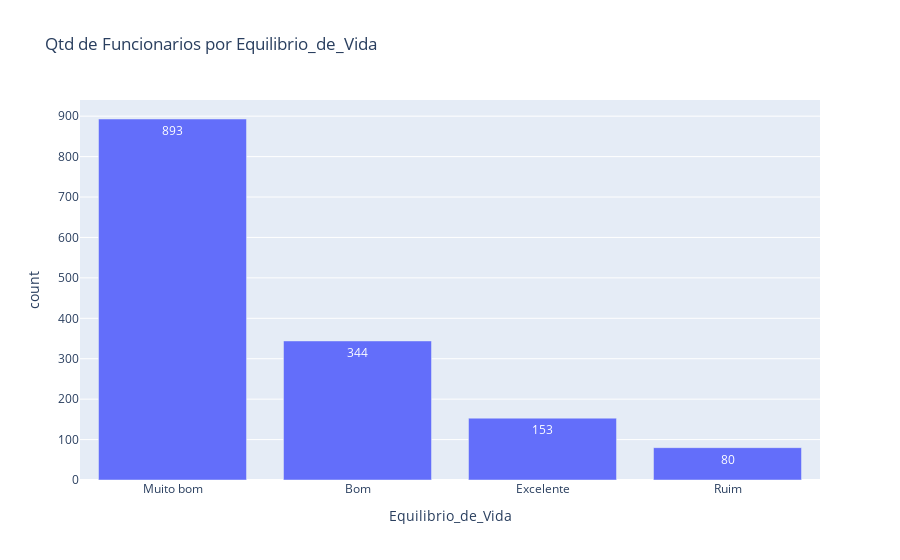

Notebook cell for this chart:
### Code cell
constroi_grafico_barros('Equilibrio_de_Vida')

### Figure 1 — Plotly figure (JSON) as saved in the notebook; plotly's stock layout.template omitted (floating-point values rounded to 4 significant figures)
{"data": [{"alignmentgroup": "True", "hovertemplate": "Equilibrio_de_Vida=%{x}<br>count=%{y}<extra></extra>", "legendgroup": "", "marker": {"color": "#636efa", "pattern": {"shape": ""}}, "name": "", "offsetgroup": "", "orientation": "v", "showlegend": false, "textposition": "auto", "texttemplate": "%{y}", "type": "bar", "x": ["Muito bom", "Bom", "Excelente", "Ruim"], "xaxis": "x", "y": [893, 344, 153, 80], "yaxis": "y"}], "layout": {"autosize": true, "barmode": "relative", "legend": {"tracegroupgap": 0}, "title": {"text": "Qtd de Funcionarios por Equilibrio_de_Vida"}, "xaxis": {"anchor": "y", "autorange": true, "domain": [0, 1], "range": [-0.5, 3.5], "title": {"text": "Equilibrio_de_Vida"}, "type": "category"}, "yaxis": {"anchor": "x", "autorange": true, "domain": [0, 1], "range": [0, 940], "title": {"text": "count"}, "type": "linear"}}}
